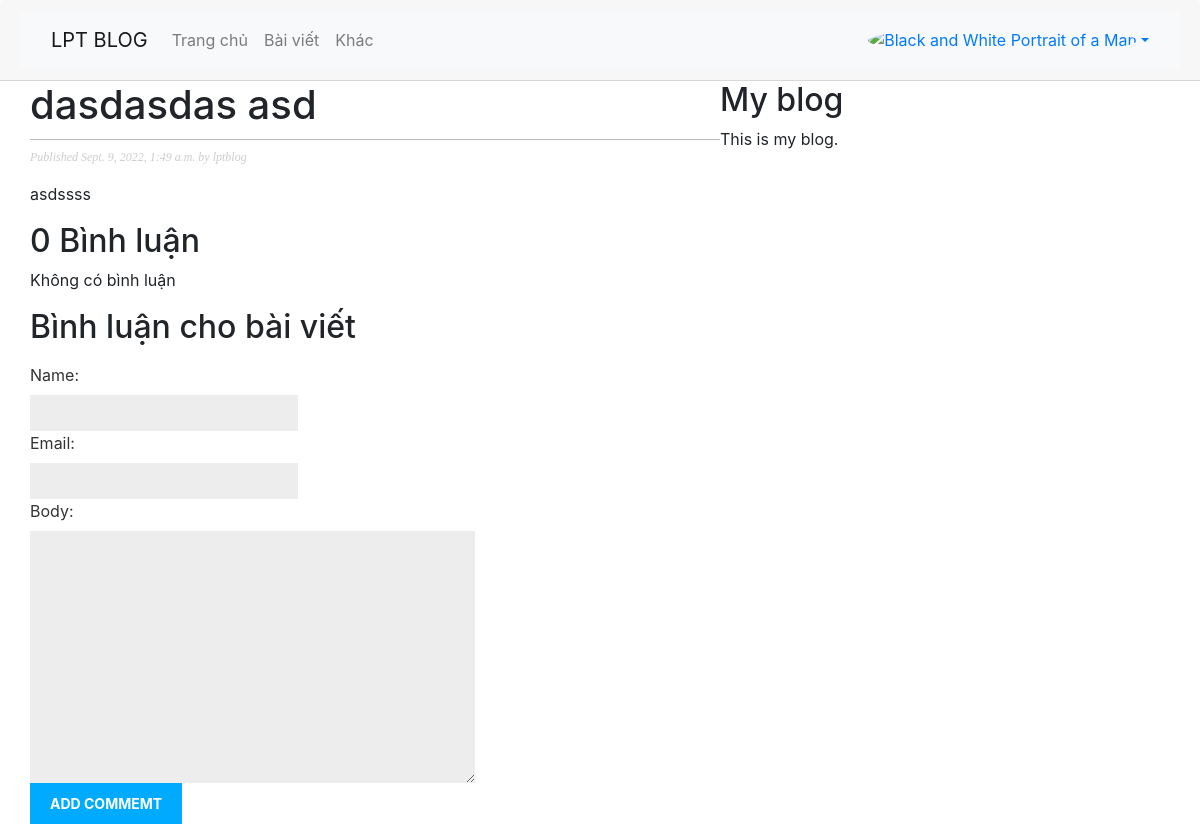
/lptblog/2022/9/9/dasdasdas-asd/, run on the app's committed database.
### lptblog/models.py (models this page shows, shortened)
class Post(models.Model):
    STATUS_CHOICES = ( ('draft','Draft'),('published','Published'), )
    title = models.CharField(max_length=255)
    slug = models.SlugField(max_length=255, unique_for_date='publish', allow_unicode=True)
    author = models.ForeignKey(User, on_delete=models.CASCADE, related_name='blog_posts')
    body = models.TextField()
    publish = models.DateTimeField(default=timezone.now)
    created = models.DateTimeField(auto_now_add=True)
    updated = models.DateTimeField(auto_now=True)
    status = models.CharField(max_length=10, choices=STATUS_CHOICES, default='draft')
    objects = models.Manager()
    published = PublishedManager()
    class Meta:
        ordering = ('-publish',)

### lptblog/views.py (the view)
def post_detail(request, year, month, day, post):
    post = get_object_or_404(
                Post,
                slug=post,
                status='published',
                publish__year = year,
                publish__month = month,
                publish__day = day)
    comments = post.comments.filter(active=True)
    new_comment = None
    if request.method == 'POST':
        comment_form = CommentForm(data=request.POST)
        if comment_form.is_valid():
            new_comment = comment_form.save(commit=False)
            new_comment.post = post
            new_comment.save()
    else:
        comment_form = CommentForm()
    return render(request, 'lptblog/post/detail.html',
                            {'post':post,
                            'comments':comments,
                            'new_comment': new_comment,
                            'comment_form': comment_form})

### lptblog/forms.py
class CommentForm(forms.ModelForm):
    class Meta:
        model = Comment
        fields = ('name','email','body')

### lptblog/templates/lptblog/post/detail.html (shortened to what this page needs)
{% extends 'lptblog/base.html' %}
{% block content %}
    <h1>{{ post.title }}</h1>
    <p class="date">
        Published {{ post.publish }} by {{ post.author }}
    </p>
    {{ post.body|linebreaks }}
    {% with comments.count as total_comments %}
        <h2>
            {{ total_comments }} Bình luận
        </h2>
    {% endwith %}
    {% for comment in comments %}
        <div class="comment">
            <p class="info">
                Bình luận {{ forloop.counter }} bởi {{ comment.name }} {{ comment.created }}
            </p>
            {{ comment.body|linebreaks }}
        </div>
    {% empty %}
        <p>Không có bình luận</p>
    {% endfor %}
    {% if new_comment %}
        <h2>Đã thêm bình luận mới</h2>
    {% else %}
        <h2>Bình luận cho bài viết</h2>
        <form method="POST">
            {{ comment_form.as_p }}
            <p>
                <input type="submit" value="Add Commemt">
            </p>
        </form>
    {% endif %}
{% endblock %}

### lptblog/static/css/blog.css (style rules this page uses)
body { margin:0; padding:0; font-family:helvetica, sans-serif; }
h1 { font-weight:normal; border-bottom:1px solid #bbb; padding:0 0 10px 0; }
h2 { font-weight:normal; margin:30px 0 0; }
p.date { color:#ccc; font-family: georgia, serif; font-size: 12px; font-style: italic; }
label { float:left; clear:both; color:#333; margin-bottom:4px; }
input, textarea { clear:both; float:left; margin:0 0 10px; background:#ededed; border:0; padding:6px 10px; font-size:12px; }
input[type=submit] { font-weight:bold; background:#00abff; color:#fff; padding:10px 20px; font-size:14px; text-transform:uppercase; }

### data on the page
Post: title "dasdasdas asd", publish "Sept. 9, 2022, 1:49 a.m.", author "lptblog", body "asdssss"

### other printed values
{{ total_comments }} "0"
